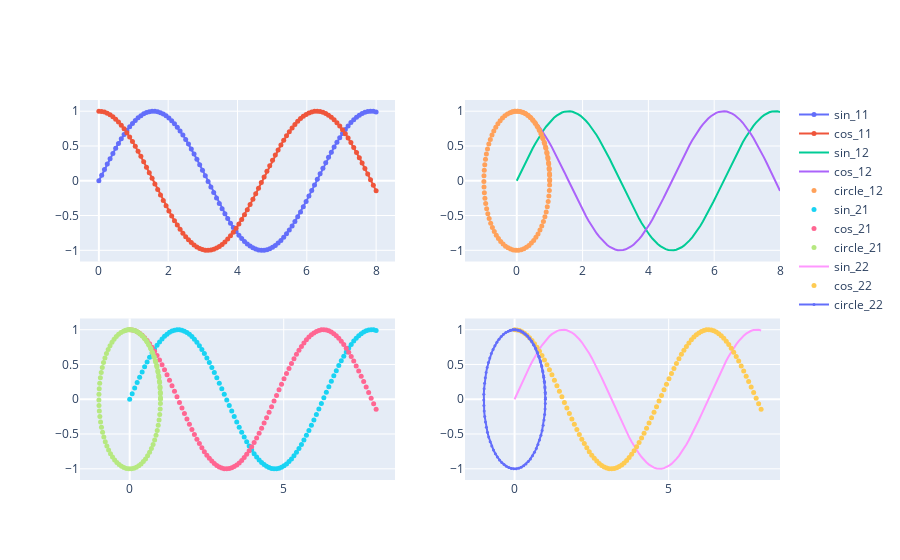

The cell this chart's notebook holds for it:
### Markdown cell above
Создаем композицию:

### Code cell
fig = sp.make_subplots(rows=2, cols=2)

fig.add_scatter(x=X, y=y_sin, mode='markers+lines', name="sin_11",
                marker_size=5,
                row=1, col=1)

fig.add_scatter(x=X, y=y_cos, mode='markers+lines', name="cos_11",
                marker_size=5,
                row=1, col=1)

fig.add_scatter(x=X, y=y_sin, mode='lines', name="sin_12",
                row=1, col=2)

fig.add_scatter(x=X, y=y_cos, mode='lines', name="cos_12",
                row=1, col=2)

fig.add_scatter(x=y_cos, y=y_sin, mode='markers', name="circle_12",
                marker_size=5,
                row=1, col=2)

fig.add_scatter(x=X, y=y_sin, mode='markers', name="sin_21",
                marker_size=5,
                row=2, col=1)

fig.add_scatter(x=X, y=y_cos, mode='markers', name="cos_21",
                marker_size=5,
                row=2, col=1)

fig.add_scatter(x=y_cos, y=y_sin, mode='markers', name="circle_21",
                marker_size=5,
                row=2, col=1)

fig.add_scatter(x=X, y=y_sin, mode='lines', name="sin_22",
                row=2, col=2)

fig.add_scatter(x=X, y=y_cos, mode='markers', name="cos_22",
                marker_size=5,
                row=2, col=2)

fig.add_scatter(x=y_cos, y=y_sin, mode='markers+lines', name="circle_22",
                marker_size=3,
                row=2, col=2)

fig.show()
